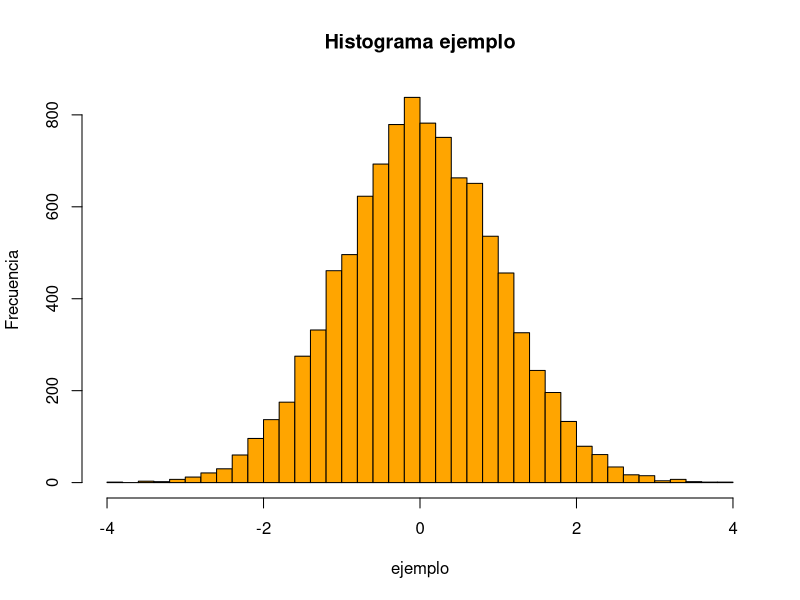

The R script that drew this image:
# Carolina Guadalupe Hernández García
# Matrícula 2074797
# Fecha: 07 septiembre 2020

# Codigo inicial ----------------------------------------------------------

2+2
log(10)
sqrt(14)

# Histograma -------------------------------------------------------------
set.seed(123)
ejemplo <-rnorm(n = 10000, mean = 0, sd = 1)
ejemplo
hist(ejemplo, col='orange', breaks=40,
     ylab = "Frecuencia", main = "Histograma ejemplo")